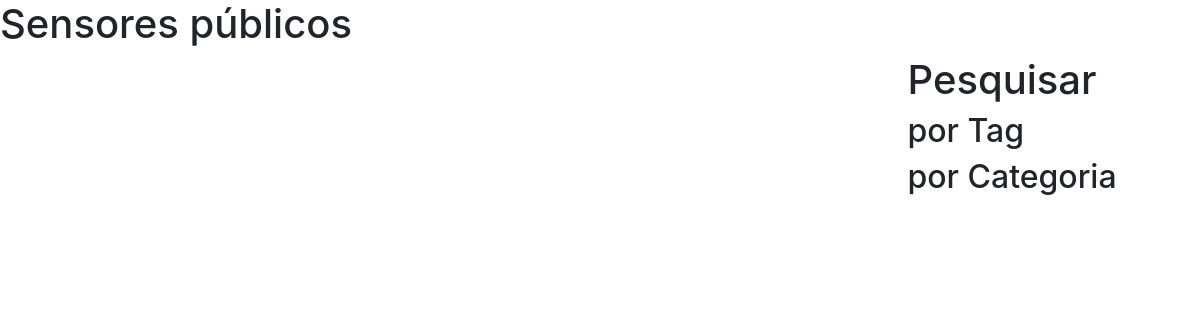
The page /sensors/ on the database as committed earlier.
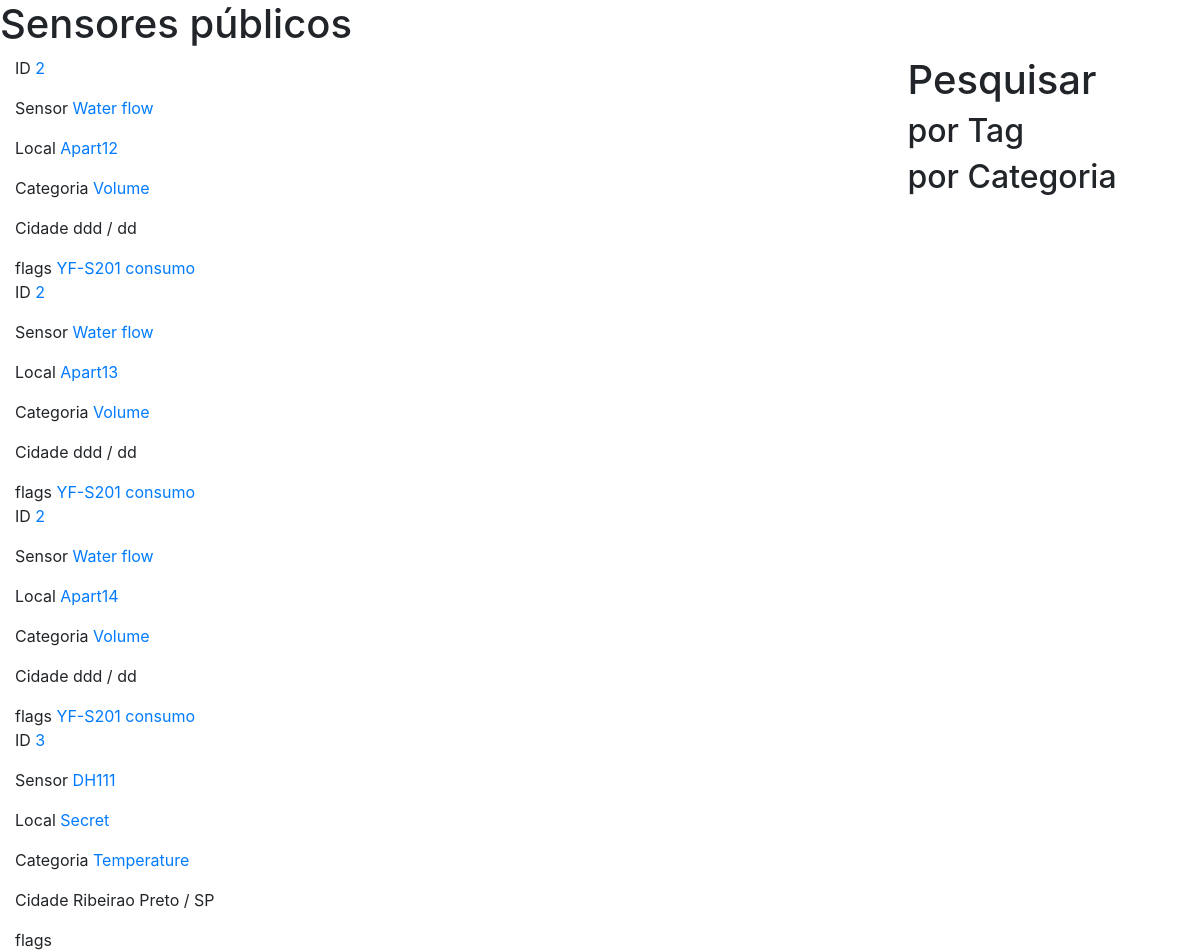
The same page on the database as committed later.
### sensors/models.py (models this page shows, shortened)
class Sensor(models.Model):
    dt = models.DateTimeField(auto_now_add=True)
    name = models.CharField(max_length=50)
    category = models.ForeignKey(Category, on_delete=models.PROTECT)
    local = models.ForeignKey(Local, on_delete=models.PROTECT)

class Local(models.Model):
    dt = models.DateTimeField(auto_now_add=True)
    name = models.CharField(max_length=50)
    account = models.ForeignKey(Account, on_delete=models.PROTECT)

class Flag(models.Model):
    dt = models.DateTimeField(auto_now_add=True)
    name = models.CharField(max_length=30)
    sensor = models.ForeignKey(Sensor, on_delete=models.PROTECT)

### base/models.py (models this page shows, shortened)
class Category(models.Model):
    dt = models.DateTimeField(auto_now_add=True)
    name = models.CharField(max_length=50)

### accounts/models.py (models this page shows, shortened)
class Account(User):
    is_public = models.BooleanField(default=True)
    city = models.CharField(max_length=50)
    uf = models.CharField(max_length=2)

### sensors/views.py (the view)
# urls.py: path('sensors/', include('sensors.urls')),
def sensors(request):
    sensors = Sensor.objects.filter(local__account__is_public = True)
    contexts = []
    for sensor in sensors:
        categ = Category.objects.filter(pk = sensor.category_id)
        local = Local.objects.filter(pk = sensor.local_id)
        local_id = local.values('account')
        tmp = local_id[0]
        id = tmp['account']
        account = Account.objects.filter(pk = id)
        contexts.append({
            'sensor': sensor.name,
            'city': account[0].city,
            'uf': account[0].uf,
            'id': account[0].id,
            'categ': categ[0].name,
            'local': local[0].name,
            'flags': Flag.objects.filter(sensor = sensor.id),
        })
    return render(request, "sensors.html", {'contexts': contexts})

### templates/sensors.html (shortened to what this page needs)
{% extends 'base.html' %}
{% block body %}
    <h1>Sensores públicos</h1>
    <div class="row">
    <div class="col-xs-12 col-sm-9">
    <div class="col-md-4 col-sm-6 col-xs-12">
    {% for context in contexts %}
           <div class="sensor-title">
                <p>ID <a href="">{{ context.id }}</a></p>
            </div>
            <div class="sensor-detail">
                <p>Sensor <a href="">{{ context.sensor }}</a></p>
                <p>Local <a href="">{{ context.local }}</a></p>
                <p>Categoria <a href="">{{context.categ }}</a></p>
                <p>Cidade {{ context.city }} / {{ context.uf }}</p>
            </div>
            <div class="sensor-tag">
                flags
                {% for flag in context.flags %}
                    <a href="">{{ flag.name }}</a>
                {% endfor %}
            </div>
    {% endfor %}
    </div>
    </div>
    <div class="search-sensor">
        <h1>Pesquisar</h1>
        <h2>por Tag</h2>
        <h2>por Categoria</h2>
    </div>
{% endblock %}

### templates/base.html (shortened to what this page needs)
{% load static %}
<!DOCTYPE HMTL>
<html>
<head>
    <link rel="stylesheet" href="https://stackpath.bootstrapcdn.com/bootstrap/4.1.3/css/bootstrap.min.css">
    <link rel="stylesheet" href="file:{% static "css/style.css" %}">
</head>
{% block body %}
{% endblock %}
</html>

Rows that differ between the two databases and show on the page:
added Sensor: sensor "Water flow"
added Local: local "Apart12"
now on this page (row edited): Category: categ "Volume" "Volume" "Volume"
now on this page (row edited): Account: city "ddd" "ddd" "ddd", uf "dd" "dd" "dd"
added Flag: name "YF-S201", shown under "2"
added Flag: name "consumo", shown under "2"
added Sensor: sensor "Water flow"
added Local: local "Apart13"
added Flag: name "YF-S201", shown under "2"
added Flag: name "consumo", shown under "2"
added Sensor: sensor "Water flow"
added Local: local "Apart14"
added Flag: name "YF-S201", shown under "2"
added Flag: name "consumo", shown under "2"
added Sensor: sensor "DH111"
added Local: local "Secret"
now on this page (row edited): Category: categ "Temperature"
now on this page (row edited): Account: city "Ribeirao Preto", uf "SP"
Other text that changed with them:
new list line: "ID 2 Sensor Local Categoria Cidade / flags"
new list line: "ID 3 Sensor Local Categoria Cidade / flags"
